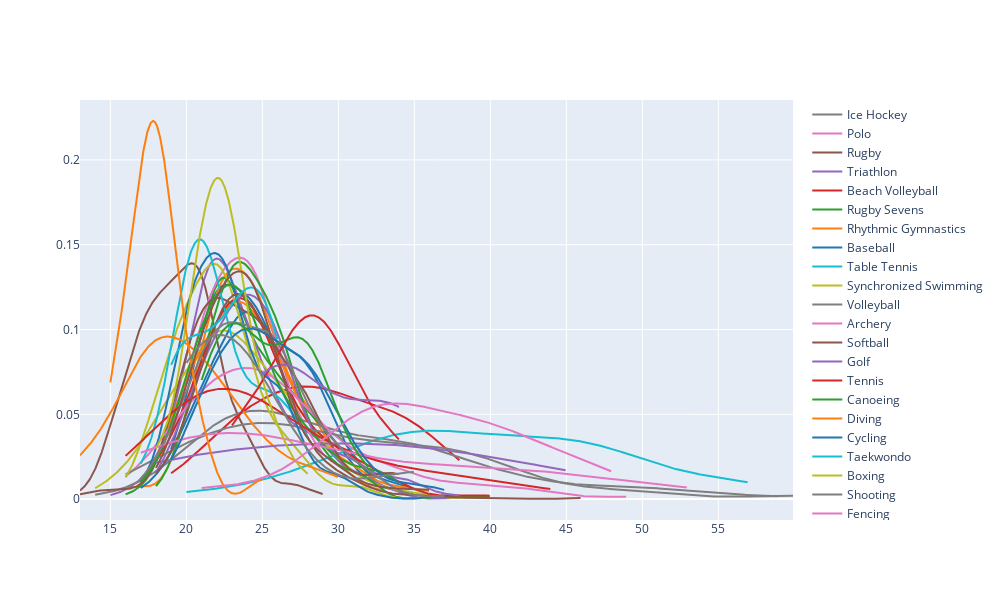

Source (notebook cell):
### Code cell
fig = ff.create_distplot(x, name, show_hist=False, show_rug=False)
fig.update_layout(autosize=False, width=1000, height=600)

### Figure 1 — Plotly figure (JSON) as saved in the notebook; plotly's stock layout.template omitted (floating-point values rounded to 4 significant figures; data arrays with more than 128 entries replaced by an {"elided": "..."} marker saying what was removed)
{"data": [{"legendgroup": "Basketball", "marker": {"color": "rgb(31, 119, 180)"}, "mode": "lines", "name": "Basketball", "showlegend": true, "type": "scatter", "x": {"elided": "500 float values"}, "xaxis": "x", "y": {"elided": "500 float values"}, "yaxis": "y"}, {"legendgroup": "Judo", "marker": {"color": "rgb(255, 127, 14)"}, "mode": "lines", "name": "Judo", "showlegend": true, "type": "scatter", "x": {"elided": "500 float values"}, "xaxis": "x", "y": {"elided": "500 float values"}, "yaxis": "y"}, {"legendgroup": "Football", "marker": {"color": "rgb(44, 160, 44)"}, "mode": "lines", "name": "Football", "showlegend": true, "type": "scatter", "x": {"elided": "500 float values"}, "xaxis": "x", "y": {"elided": "500 float values"}, "yaxis": "y"}, {"legendgroup": "Tug-Of-War", "marker": {"color": "rgb(214, 39, 40)"}, "mode": "lines", "name": "Tug-Of-War", "showlegend": true, "type": "scatter", "x": {"elided": "500 float values"}, "xaxis": "x", "y": {"elided": "500 float values"}, "yaxis": "y"}, {"legendgroup": "Athletics", "marker": {"color": "rgb(148, 103, 189)"}, "mode": "lines", "name": "Athletics", "showlegend": true, "type": "scatter", "x": {"elided": "500 float values"}, "xaxis": "x", "y": {"elided": "500 float values"}, "yaxis": "y"}, {"legendgroup": "Swimming", "marker": {"color": "rgb(140, 86, 75)"}, "mode": "lines", "name": "Swimming", "showlegend": true, "type": "scatter", "x": {"elided": "500 float values"}, "xaxis": "x", "y": {"elided": "500 float values"}, "yaxis": "y"}, {"legendgroup": "Badminton", "marker": {"color": "rgb(227, 119, 194)"}, "mode": "lines", "name": "Badminton", "showlegend": true, "type": "scatter", "x": {"elided": "500 float values"}, "xaxis": "x", "y": {"elided": "500 float values"}, "yaxis": "y"}, {"legendgroup": "Sailing", "marker": {"color": "rgb(127, 127, 127)"}, "mode": "lines", "name": "Sailing", "showlegend": true, "type": "scatter", "x": {"elided": "500 float values"}, "xaxis": "x", "y": {"elided": "500 float values"}, "yaxis": "y"}, {"legendgroup": "Gymnastics", "marker": {"color": "rgb(188, 189, 34)"}, "mode": "lines", "name": "Gymnastics", "showlegend": true, "type": "scatter", "x": {"elided": "500 float values"}, "xaxis": "x", "y": {"elided": "500 float values"}, "yaxis": "y"}, {"legendgroup": "Art Competitions", "marker": {"color": "rgb(23, 190, 207)"}, "mode": "lines", "name": "Art Competitions", "showlegend": true, "type": "scatter", "x": {"elided": "500 float values"}, "xaxis": "x", "y": {"elided": "500 float values"}, "yaxis": "y"}, {"legendgroup": "Handball", "marker": {"color": "rgb(31, 119, 180)"}, "mode": "lines", "name": "Handball", "showlegend": true, "type": "scatter", "x": {"elided": "500 float values"}, "xaxis": "x", "y": {"elided": "500 float values"}, "yaxis": "y"}, {"legendgroup": "Weightlifting", "marker": {"color": "rgb(255, 127, 14)"}, "mode": "lines", "name": "Weightlifting", "showlegend": true, "type": "scatter", "x": {"elided": "500 float values"}, "xaxis": "x", "y": {"elided": "500 float values"}, "yaxis": "y"}, {"legendgroup": "Wrestling", "marker": {"color": "rgb(44, 160, 44)"}, "mode": "lines", "name": "Wrestling", "showlegend": true, "type": "scatter", "x": {"elided": "500 float values"}, "xaxis": "x", "y": {"elided": "500 float values"}, "yaxis": "y"}, {"legendgroup": "Water Polo", "marker": {"color": "rgb(214, 39, 40)"}, "mode": "lines", "name": "Water Polo", "showlegend": true, "type": "scatter", "x": {"elided": "500 float values"}, "xaxis": "x", "y": {"elided": "500 float values"}, "yaxis": "y"}, {"legendgroup": "Hockey", "marker": {"color": "rgb(148, 103, 189)"}, "mode": "lines", "name": "Hockey", "showlegend": true, "type": "scatter", "x": {"elided": "500 float values"}, "xaxis": "x", "y": {"elided": "500 float values"}, "yaxis": "y"}, {"legendgroup": "Rowing", "marker": {"color": "rgb(140, 86, 75)"}, "mode": "lines", "name": "Rowing", "showlegend": true, "type": "scatter", "x": {"elided": "500 float values"}, "xaxis": "x", "y": {"elided": "500 float values"}, "yaxis": "y"}, {"legendgroup": "Fencing", "marker": {"color": "rgb(227, 119, 194)"}, "mode": "lines", "name": "Fencing", "showlegend": true, "type": "scatter", "x": {"elided": "500 float values"}, "xaxis": "x", "y": {"elided": "500 float values"}, "yaxis": "y"}, {"legendgroup": "Shooting", "marker": {"color": "rgb(127, 127, 127)"}, "mode": "lines", "name": "Shooting", "showlegend": true, "type": "scatter", "x": {"elided": "500 float values"}, "xaxis": "x", "y": {"elided": "500 float values"}, "yaxis": "y"}, {"legendgroup": "Boxing", "marker": {"color": "rgb(188, 189, 34)"}, "mode": "lines", "name": "Boxing", "showlegend": true, "type": "scatter", "x": {"elided": "500 float values"}, "xaxis": "x", "y": {"elided": "500 float values"}, "yaxis": "y"}, {"legendgroup": "Taekwondo", "marker": {"color": "rgb(23, 190, 207)"}, "mode": "lines", "name": "Taekwondo", "showlegend": true, "type": "scatter", "x": {"elided": "500 float values"}, "xaxis": "x", "y": {"elided": "500 float values"}, "yaxis": "y"}, {"legendgroup": "Cycling", "marker": {"color": "rgb(31, 119, 180)"}, "mode": "lines", "name": "Cycling", "showlegend": true, "type": "scatter", "x": {"elided": "500 float values"}, "xaxis": "x", "y": {"elided": "500 float values"}, "yaxis": "y"}, {"legendgroup": "Diving", "marker": {"color": "rgb(255, 127, 14)"}, "mode": "lines", "name": "Diving", "showlegend": true, "type": "scatter", "x": {"elided": "500 float values"}, "xaxis": "x", "y": {"elided": "500 float values"}, "yaxis": "y"}, {"legendgroup": "Canoeing", "marker": {"color": "rgb(44, 160, 44)"}, "mode": "lines", "name": "Canoeing", "showlegend": true, "type": "scatter", "x": {"elided": "500 float values"}, "xaxis": "x", "y": {"elided": "500 float values"}, "yaxis": "y"}, {"legendgroup": "Tennis", "marker": {"color": "rgb(214, 39, 40)"}, "mode": "lines", "name": "Tennis", "showlegend": true, "type": "scatter", "x": {"elided": "500 float values"}, "xaxis": "x", "y": {"elided": "500 float values"}, "yaxis": "y"}, {"legendgroup": "Golf", "marker": {"color": "rgb(148, 103, 189)"}, "mode": "lines", "name": "Golf", "showlegend": true, "type": "scatter", "x": {"elided": "500 float values"}, "xaxis": "x", "y": {"elided": "500 float values"}, "yaxis": "y"}, {"legendgroup": "Softball", "marker": {"color": "rgb(140, 86, 75)"}, "mode": "lines", "name": "Softball", "showlegend": true, "type": "scatter", "x": {"elided": "500 float values"}, "xaxis": "x", "y": {"elided": "500 float values"}, "yaxis": "y"}, {"legendgroup": "Archery", "marker": {"color": "rgb(227, 119, 194)"}, "mode": "lines", "name": "Archery", "showlegend": true, "type": "scatter", "x": {"elided": "500 float values"}, "xaxis": "x", "y": {"elided": "500 float values"}, "yaxis": "y"}, {"legendgroup": "Volleyball", "marker": {"color": "rgb(127, 127, 127)"}, "mode": "lines", "name": "Volleyball", "showlegend": true, "type": "scatter", "x": {"elided": "500 float values"}, "xaxis": "x", "y": {"elided": "500 float values"}, "yaxis": "y"}, {"legendgroup": "Synchronized Swimming", "marker": {"color": "rgb(188, 189, 34)"}, "mode": "lines", "name": "Synchronized Swimming", "showlegend": true, "type": "scatter", "x": {"elided": "500 float values"}, "xaxis": "x", "y": {"elided": "500 float values"}, "yaxis": "y"}, {"legendgroup": "Table Tennis", "marker": {"color": "rgb(23, 190, 207)"}, "mode": "lines", "name": "Table Tennis", "showlegend": true, "type": "scatter", "x": {"elided": "500 float values"}, "xaxis": "x", "y": {"elided": "500 float values"}, "yaxis": "y"}, {"legendgroup": "Baseball", "marker": {"color": "rgb(31, 119, 180)"}, "mode": "lines", "name": "Baseball", "showlegend": true, "type": "scatter", "x": {"elided": "500 float values"}, "xaxis": "x", "y": {"elided": "500 float values"}, "yaxis": "y"}, {"legendgroup": "Rhythmic Gymnastics", "marker": {"color": "rgb(255, 127, 14)"}, "mode": "lines", "name": "Rhythmic Gymnastics", "showlegend": true, "type": "scatter", "x": {"elided": "500 float values"}, "xaxis": "x", "y": {"elided": "500 float values"}, "yaxis": "y"}, {"legendgroup": "Rugby Sevens", "marker": {"color": "rgb(44, 160, 44)"}, "mode": "lines", "name": "Rugby Sevens", "showlegend": true, "type": "scatter", "x": {"elided": "500 float values"}, "xaxis": "x", "y": {"elided": "500 float values"}, "yaxis": "y"}, {"legendgroup": "Beach Volleyball", "marker": {"color": "rgb(214, 39, 40)"}, "mode": "lines", "name": "Beach Volleyball", "showlegend": true, "type": "scatter", "x": {"elided": "500 float values"}, "xaxis": "x", "y": {"elided": "500 float values"}, "yaxis": "y"}, {"legendgroup": "Triathlon", "marker": {"color": "rgb(148, 103, 189)"}, "mode": "lines", "name": "Triathlon", "showlegend": true, "type": "scatter", "x": {"elided": "500 float values"}, "xaxis": "x", "y": {"elided": "500 float values"}, "yaxis": "y"}, {"legendgroup": "Rugby", "marker": {"color": "rgb(140, 86, 75)"}, "mode": "lines", "name": "Rugby", "showlegend": true, "type": "scatter", "x": {"elided": "500 float values"}, "xaxis": "x", "y": {"elided": "500 float values"}, "yaxis": "y"}, {"legendgroup": "Polo", "marker": {"color": "rgb(227, 119, 194)"}, "mode": "lines", "name": "Polo", "showlegend": true, "type": "scatter", "x": {"elided": "500 float values"}, "xaxis": "x", "y": {"elided": "500 float values"}, "yaxis": "y"}, {"legendgroup": "Ice Hockey", "marker": {"color": "rgb(127, 127, 127)"}, "mode": "lines", "name": "Ice Hockey", "showlegend": true, "type": "scatter", "x": {"elided": "500 float values"}, "xaxis": "x", "y": {"elided": "500 float values"}, "yaxis": "y"}], "layout": {"autosize": false, "barmode": "overlay", "height": 600, "hovermode": "closest", "legend": {"traceorder": "reversed"}, "width": 1000, "xaxis": {"anchor": "y2", "autorange": true, "domain": [0, 1], "range": [13, 59.91], "type": "linear", "zeroline": false}, "yaxis": {"anchor": "free", "autorange": true, "domain": [0, 1], "position": 0, "range": [-0.01232, 0.2353], "type": "linear"}}}
